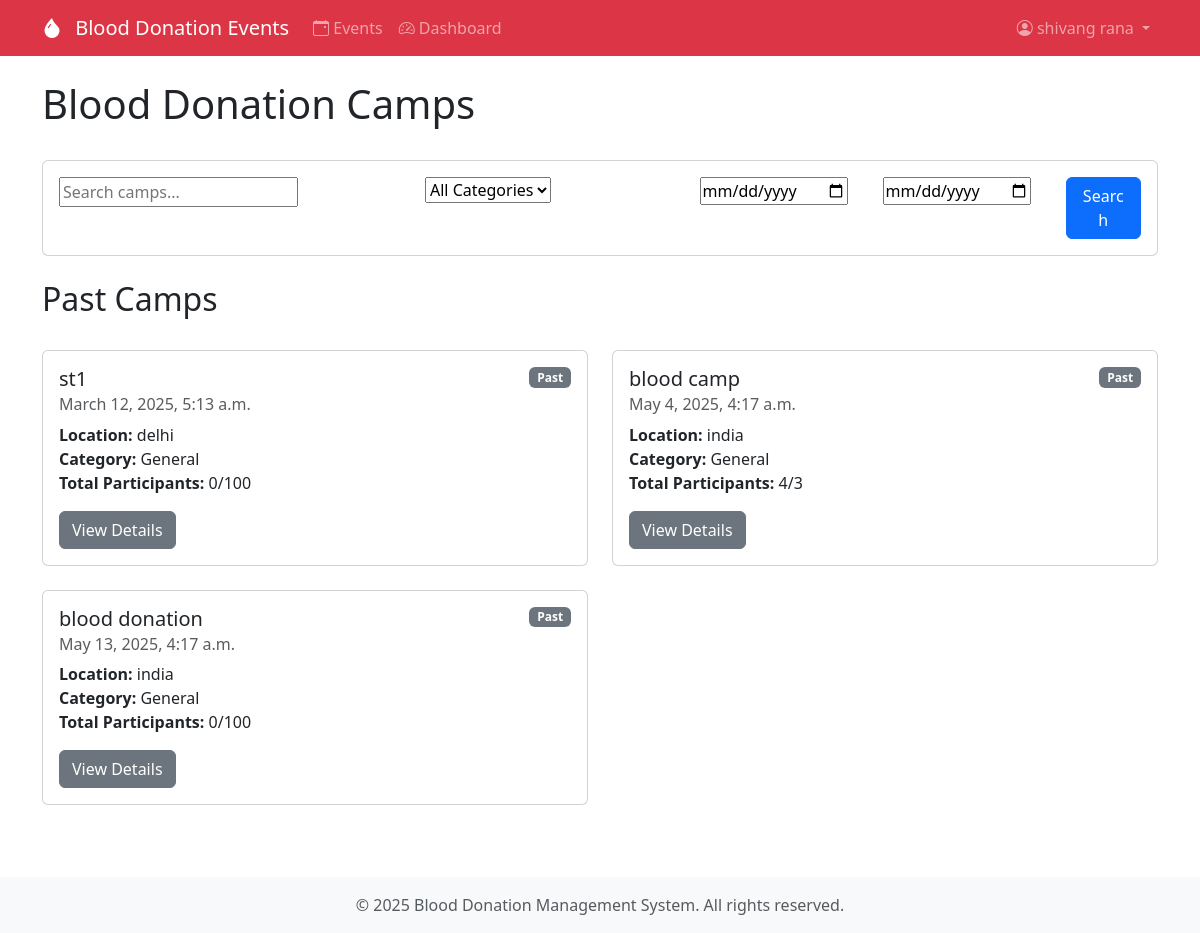
The page /camps/ (signed in) on the database its author committed.
### camps/models.py (models this page shows, shortened)
class Camp(models.Model):
    CATEGORY_CHOICES = [
        ('general', 'General'),
        ('emergency', 'Emergency'),
        ('special', 'Special Drive'),
    ]
    title = models.CharField(max_length=200)
    date = models.DateTimeField()
    location = models.CharField(max_length=200)
    description = models.TextField()
    capacity = models.PositiveIntegerField(default=100)
    category = models.CharField(max_length=20, choices=CATEGORY_CHOICES, default='general')
    contact_email = models.EmailField(null=True, blank=True)
    contact_phone = models.CharField(max_length=15, null=True, blank=True)
    created_at = models.DateTimeField(auto_now_add=True)
    updated_at = models.DateTimeField(auto_now=True)
    @property
    def is_past(self):
        return self.date < timezone.now()
    @property
    def status(self):
        if self.is_past:
            return 'past'
        elif self.is_full:
            return 'full'
        elif self.available_slots < 10:
            return 'almost-full'
        return 'open'
    @property
    def status_class(self):
        status_classes = {
            'past': 'secondary',
            'full': 'danger',
            'almost-full': 'warning',
            'open': 'success'
        }
        return status_classes.get(self.status, 'secondary')

### camps/views.py (the view)
# urls.py: path('', RedirectView.as_view(pattern_name='camps:camp_list'), name='home'),
def camp_list(request):
    form = CampSearchForm(request.GET)
    camps = Camp.objects.all().order_by('date')  # Show all camps, not just future ones
    if form.is_valid():
        search = form.cleaned_data.get('search')
        category = form.cleaned_data.get('category')
        date_from = form.cleaned_data.get('date_from')
        date_to = form.cleaned_data.get('date_to')
        if search:
            camps = camps.filter(
                Q(title__icontains=search) |
                Q(location__icontains=search) |
                Q(description__icontains=search)
            )
        if category:
            camps = camps.filter(category=category)
        if date_from:
            camps = camps.filter(date__date__gte=date_from)
        if date_to:
            camps = camps.filter(date__date__lte=date_to)
    upcoming_camps = camps.filter(date__gte=timezone.now())
    past_camps = camps.filter(date__lt=timezone.now())
    context = {
        'upcoming_camps': upcoming_camps,
        'past_camps': past_camps,
        'form': form,
        'categories': Camp.CATEGORY_CHOICES,
    }
    return render(request, 'camps/camp_list.html', context)

### camps/forms.py
class CampSearchForm(forms.Form):
    search = forms.CharField(required=False, widget=forms.TextInput(attrs={'placeholder': 'Search camps...'}))
    category = forms.ChoiceField(required=False, choices=[
        ('', 'All Categories'),
        ('general', 'General'),
        ('emergency', 'Emergency'),
        ('special', 'Special Drive'),
    ])
    date_from = forms.DateField(required=False, widget=forms.DateInput(attrs={'type': 'date'}))
    date_to = forms.DateField(required=False, widget=forms.DateInput(attrs={'type': 'date'}))

### camps/templates/camps/camp_list.html (shortened to what this page needs)
{% extends 'camps/base.html' %}
{% block content %}
<div class="row mb-4">
    <div class="col-md-12">
        <h1>Blood Donation Camps</h1>
    </div>
</div>
<div class="row mb-4">
    <div class="col-md-12">
        <div class="card">
            <div class="card-body">
                <form method="get" class="row g-3">
                    <div class="col-md-4">
                        {{ form.search }}
                    </div>
                    <div class="col-md-3">
                        {{ form.category }}
                    </div>
                    <div class="col-md-2">
                        {{ form.date_from }}
                    </div>
                    <div class="col-md-2">
                        {{ form.date_to }}
                    </div>
                    <div class="col-md-1">
                        <button type="submit" class="btn btn-primary w-100">Search</button>
                    </div>
                </form>
            </div>
        </div>
    </div>
</div>
{% if past_camps %}
<div class="row mb-4 mt-4">
    <div class="col-md-12">
        <h2>Past Camps</h2>
    </div>
</div>
<div class="row">
    {% for camp in past_camps %}
    <div class="col-md-6 mb-4">
        <div class="card h-100">
            <div class="card-body">
                <div class="d-flex justify-content-between align-items-start">
                    <h5 class="card-title">{{ camp.title }}</h5>
                    <span class="badge bg-{{ camp.status_class }}">{{ camp.status|title }}</span>
                </div>
                <h6 class="card-subtitle mb-2 text-muted">{{ camp.date|date:"F j, Y, g:i a" }}</h6>
                <p class="card-text">
                    <strong>Location:</strong> {{ camp.location }}<br>
                    <strong>Category:</strong> {{ camp.get_category_display }}<br>
                    <strong>Total Participants:</strong> {{ camp.registrations.count }}/{{ camp.capacity }}
                </p>
                <a href="{% url 'camps:camp_detail' camp.pk %}" class="btn btn-secondary">View Details</a>
            </div>
        </div>
    </div>
    {% endfor %}
</div>
{% endif %}
{% endblock %}

### camps/templates/camps/base.html (shortened to what this page needs)
<!DOCTYPE html>
<html lang="en">
<head>
    <link href="https://cdn.jsdelivr.net/npm/bootstrap@5.3.0/dist/css/bootstrap.min.css" rel="stylesheet">
    <link rel="stylesheet" href="https://cdn.jsdelivr.net/npm/bootstrap-icons@1.7.2/font/bootstrap-icons.css">
</head>
<body>
    <nav class="navbar navbar-expand-lg navbar-dark bg-danger">
        <div class="container">
            <a class="navbar-brand" href="{% url 'camps:camp_list' %}">
                <i class="bi bi-droplet-fill"></i>
                Blood Donation Events
            </a>
            <div class="collapse navbar-collapse" id="navbarNav">
                <ul class="navbar-nav me-auto">
                    <li class="nav-item">
                        <a class="nav-link" href="{% url 'camps:camp_list' %}">
                            <i class="bi bi-calendar-event"></i> Events
                        </a>
                    </li>
                    {% if user.is_authenticated %}
                    <li class="nav-item">
                        <a class="nav-link" href="{% url 'camps:dashboard' %}">
                            <i class="bi bi-speedometer2"></i> Dashboard
                        </a>
                    </li>
                    {% endif %}
                </ul>
                <ul class="navbar-nav">
                    {% if user.is_authenticated %}
                        <li class="nav-item dropdown">
                            <a class="nav-link dropdown-toggle" href="#" id="userDropdown" role="button" data-bs-toggle="dropdown">
                                <i class="bi bi-person-circle"></i>
                                {{ user.get_full_name|default:user.username }}
                            </a>
                        </li>
                    {% endif %}
                </ul>
            </div>
        </div>
    </nav>
    <div class="container mt-4">
        {% block content %}
        {% endblock %}
    </div>
    <footer class="footer mt-5 py-3 bg-light">
        <div class="container text-center">
            <span class="text-muted">© {% now "Y" %} Blood Donation Management System. All rights reserved.</span>
        </div>
    </footer>
</body>
</html>

### camps/templates/camps/base.html (style rules this page uses)
.navbar-brand i { margin-right: 8px; }

### rows shown on the page
Camp: title "st1", status "Past", date "March 12, 2025, 5:13 a.m.", location "delhi", category "General", registrations.count "0", capacity "100"
Camp: title "blood camp", status "Past", date "May 4, 2025, 4:17 a.m.", location "india", category "General", registrations.count "4", capacity "3"
Camp: title "blood donation", status "Past", date "May 13, 2025, 4:17 a.m.", location "india", category "General", registrations.count "0", capacity "100"

### other values the page prints
{{ user.get_full_name|default:user.username }} "shivang rana"
